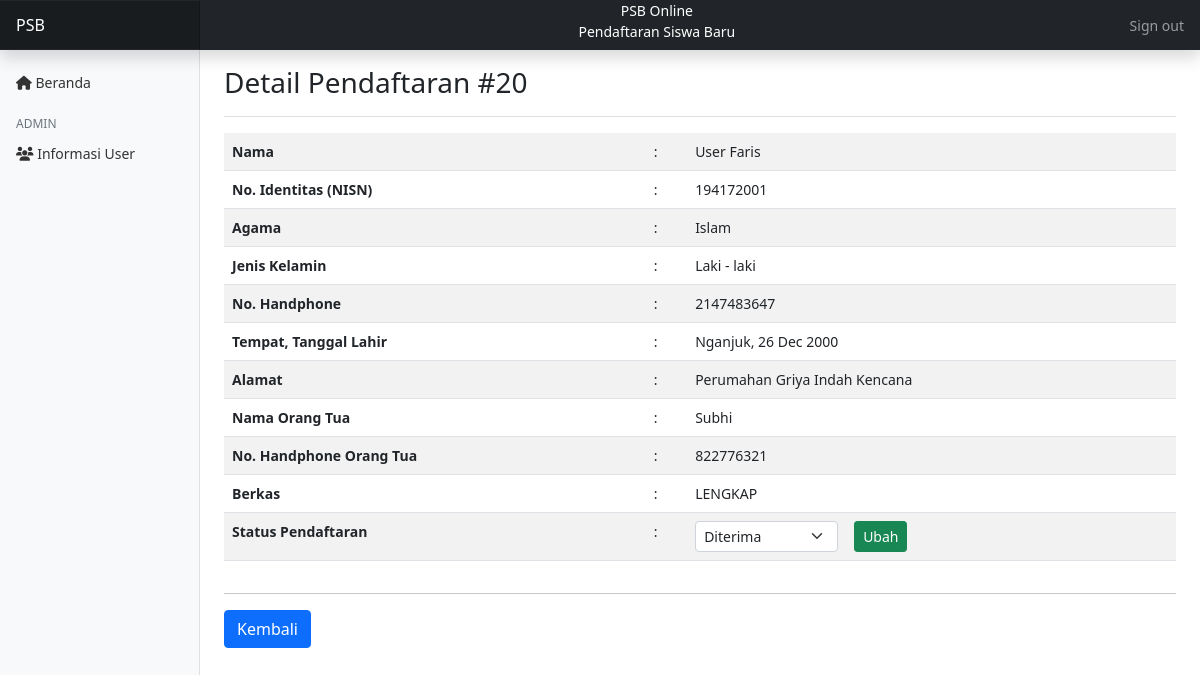
The page /admin/detail.php?user_id=10 (signed in) on the database its author committed.
### tables this page shows
CREATE TABLE `data_pendaftaran` (
  `pendaftaran_id` int(11) NOT NULL,
  `user_id` int(11) DEFAULT NULL,
  `pendidikan_terakhir` varchar(255) DEFAULT NULL,
  `pas_foto` varchar(255) DEFAULT NULL,
  `ijazah` varchar(255) DEFAULT NULL,
  `surat_pernyataan` varchar(255) DEFAULT NULL,
  `status_pendaftaran` enum('Diterima','Cadangan','Tidak Diterima') NOT NULL DEFAULT 'Diterima'
);

CREATE TABLE `users` (
  `user_id` int(11) NOT NULL,
  `nama` varchar(255) NOT NULL,
  `nisn` varchar(16) DEFAULT NULL,
  `email` varchar(16) NOT NULL,
  `jenis_kelamin` enum('P','L') DEFAULT NULL,
  `no_telepon` int(11) NOT NULL,
  `tempat_lahir` varchar(255) DEFAULT NULL,
  `tgl_lahir` date DEFAULT NULL,
  `agama` varchar(11) DEFAULT NULL,
  `nama_ortu` varchar(255) DEFAULT NULL,
  `no_telepon_ortu` int(11) DEFAULT NULL,
  `password` varchar(255) NOT NULL,
  `role` int(11) NOT NULL DEFAULT 0,
  `alamat` text DEFAULT NULL
);

### admin/detail.php (the view, shortened to what this page needs)
<?php
    include '../koneksi.php';
    $pendaftaran = [
        'Menunggu', 'Tidak Diterima', 'Cadangan', 'Diterima'
    ];
    $query = mysqli_query($koneksi, "SELECT * FROM data_pendaftaran INNER JOIN users ON data_pendaftaran.user_id = users.user_id WHERE data_pendaftaran.user_id = '$_GET[user_id]'");
    $data = mysqli_fetch_array($query);
?>
<!DOCTYPE html>
<html lang="en">
<head>
    <link href="https://cdn.jsdelivr.net/npm/bootstrap@5.0.1/dist/css/bootstrap.min.css" rel="stylesheet" />
    <link rel="stylesheet" href="../css/style.css"/>
</head>
<body>
    <header class="navbar navbar-dark sticky-top bg-dark flex-md-nowrap p-0 shadow">
        <a class="navbar-brand col-md-3 col-lg-2 me-0 px-3" href="#">PSB</a>
        <ul class="navbar-nav w-100">
            <li class="nav-item">
                <p style="color:white" class="text-center mb-2">PSB Online <br> Pendaftaran Siswa Baru</p>
            </li>
        </ul>
        <ul class="navbar-nav px-3">
            <li class="nav-item text-nowrap">
                <a class="nav-link" href="../logout.php" onclick="return confirm('Apakah anda yakin ingin melakukan logout?');">Sign out</a>
            </li>
        </ul>
    </header>
    <div class="container-fluid">
        <div class="row">
            <nav id="sidebarMenu" class="col-md-3 col-lg-2 d-md-block bg-light sidebar collapse">
                <div class="position-sticky pt-3">
                    <ul class="nav flex-column">
                        <li class="nav-item">
                            <a class="nav-link" aria-current="page" href="index.php">
                            <span><i class="fas fa-home"></i></span>
                            Beranda
                            </a>
                        </li>
                    </ul>
                    <h6 class="sidebar-heading d-flex justify-content-between align-items-center px-3 mt-3 mb-1 text-muted">
                        <span>Admin</span>
                    </h6>
                    <ul class="nav flex-column mb-2">
                        <li class="nav-item">
                            <a class="nav-link" href="informasi_user.php">
                            <span><i class="fas fa-users"></i></span>
                            Informasi User
                            </a>
                        </li>
                    </ul>
                </div>
            </nav>
            <main class="col-md-9 ms-sm-auto col-lg-10 px-md-4">
                <div class="d-flex justify-content-between flex-wrap flex-md-nowrap align-items-center pt-3 pb-2 mb-3 border-bottom">
                    <h3>Detail Pendaftaran #<?= $data['pendaftaran_id'] ?></h3>
                </div>
                <div id="content">
                    <div class="table-responsive">
                        <table class="table table-hover table-striped">
                            <tr>
                                <th>Nama</th>
                                <td>:</td>
                                <td><?= $data['nama'] ?></td>
                            </tr>
                            <tr>
                                <th>No. Identitas (NISN)</th>
                                <td>:</td>
                                <td><?= $data['nisn'] ?></td>
                            </tr>
                            <tr>
                                <th>Agama</th>
                                <td>:</td>
                                <td><?= $data['agama'] ?></td>
                            </tr>
                            <tr>
                                <th>Jenis Kelamin</th>
                                <td>:</td>
                                <td><?= $data['jenis_kelamin'] == 'L' ? 'Laki - laki' : 'Perempuan' ?></td>
                            </tr>
                            <tr>
                                <th>No. Handphone</th>
                                <td>:</td>
                                <td><?= $data['no_telepon'] ?></td>
                            </tr>
                            <tr>
                                <th>Tempat, Tanggal Lahir</th>
                                <td>:</td>
                                <td><?= !empty($data['tempat_lahir']) && !empty($data['tgl_lahir']) ? $data['tempat_lahir'] . ', ' . date('d M Y', strtotime($data['tgl_lahir'])) : '-'?></td>
                            </tr>
                            <tr>
                                <th>Alamat</th>
                                <td>:</td>
                                <td><?= !empty($data['alamat']) ? $data['alamat'] : '-' ?></td>
                            </tr>
                            <tr>
                                <th>Nama Orang Tua</th>
                                <td>:</td>
                                <td><?= !empty($data['nama_ortu']) ? $data['nama_ortu'] : '-'?></td>
                            </tr>
                            <tr>
                                <th>No. Handphone Orang Tua</th>
                                <td>:</td>
                                <td><?= !empty($data['no_telepon_ortu']) ? $data['no_telepon_ortu'] : '-'?></td>
                            </tr>
                            <tr>
                                <th>Berkas</th>
                                <td>:</td>
                                <td><?= $data['pas_foto'] && $data['ijazah'] && $data['surat_pernyataan'] ? 'LENGKAP' : 'BELUM LENGKAP' ?></td>
                            </tr>
                            <tr>
                                <th>Status Pendaftaran</th>
                                <td>:</td>
                                <td>
                                    <form action="../process.php" method="post">
                                        <div class="row g-3">
                                            <div class="col-auto">
                                                <select class="form-select form-select-sm" name="status_pendaftaran" id="status_pendaftaran">
                                                    <?php foreach($pendaftaran as $pend) : ?>
                                                        <option value="<?= $pend ?>" <?= !empty($data['status_pendaftaran']) && $data['status_pendaftaran'] == $pend ? ' selected="selected"' : ''?>><?= $pend ?></option>
                                                    <?php endforeach; ?>
                                                </select>
                                            </div>
                                            <div class="col-auto">
                                                <input type="submit" value="Ubah" class="btn btn-success btn-sm">
                                            </div>
                                        </div>
                                    </form>
                                </td>
                            </tr>
                        </table>
                    </div>
                    <hr>
                    <a href="index.php" class="btn btn-primary">Kembali</a>
                </div>
            </main>
        </div>
    </div>
</body>
</html>

### css/style.css (style rules this page uses)
body { font-size: 0.875rem; }
.sidebar { position: fixed; top: 0; bottom: 0; left: 0; z-index: 100; padding: 48px 0 0; box-shadow: inset -1px 0 0 rgba(0, 0, 0, 0.1); }
.sidebar .nav-link { font-weight: 500; color: #333; }
.sidebar-heading { font-size: 0.75rem; text-transform: uppercase; }
.navbar-brand { padding-top: 0.75rem; padding-bottom: 0.75rem; font-size: 1rem; background-color: rgba(0, 0, 0, 0.25); box-shadow: inset -1px 0 0 rgba(0, 0, 0, 0.25); }

### rows shown on the page
data_pendaftaran: pendaftaran_id "20", user.nama "User Faris", user.nisn "194172001", user.agama "Islam", user.no_telepon "2147483647", user.tempat_lahir "Nganjuk", user.tgl_lahir "26 Dec 2000", user.alamat "Perumahan Griya Indah Kencana", user.nama_ortu "Subhi", user.no_telepon_ortu "822776321", status_pendaftaran "Diterima"
